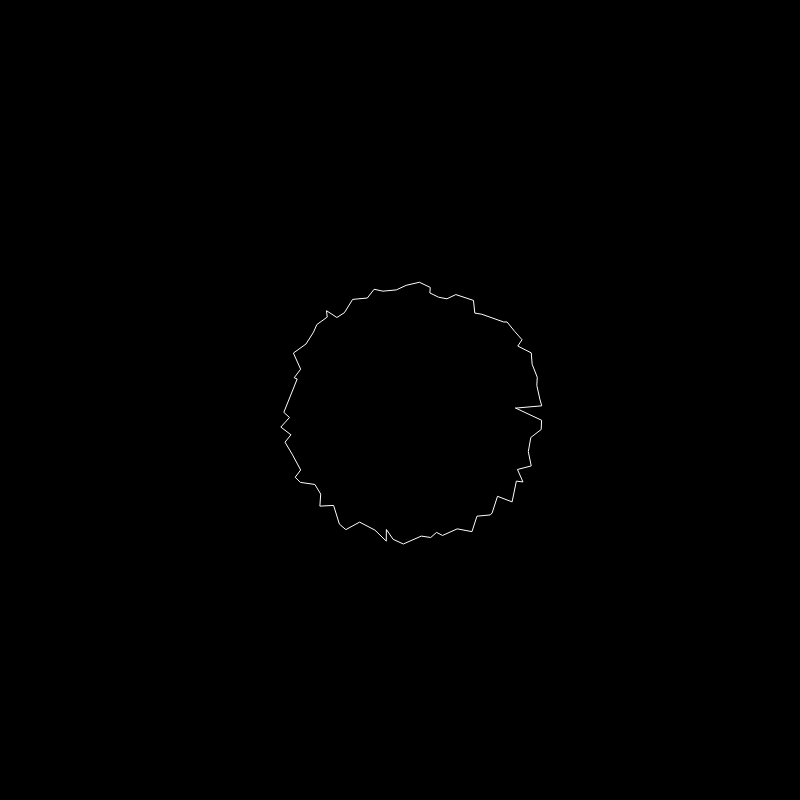
Frame 1 (no input)
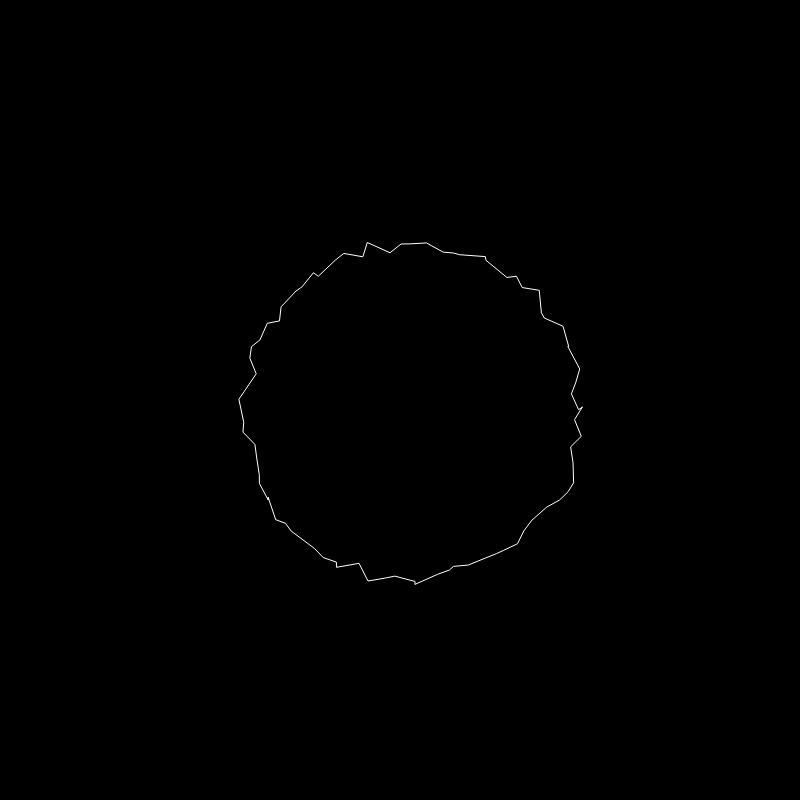
Frame 60 (no input)
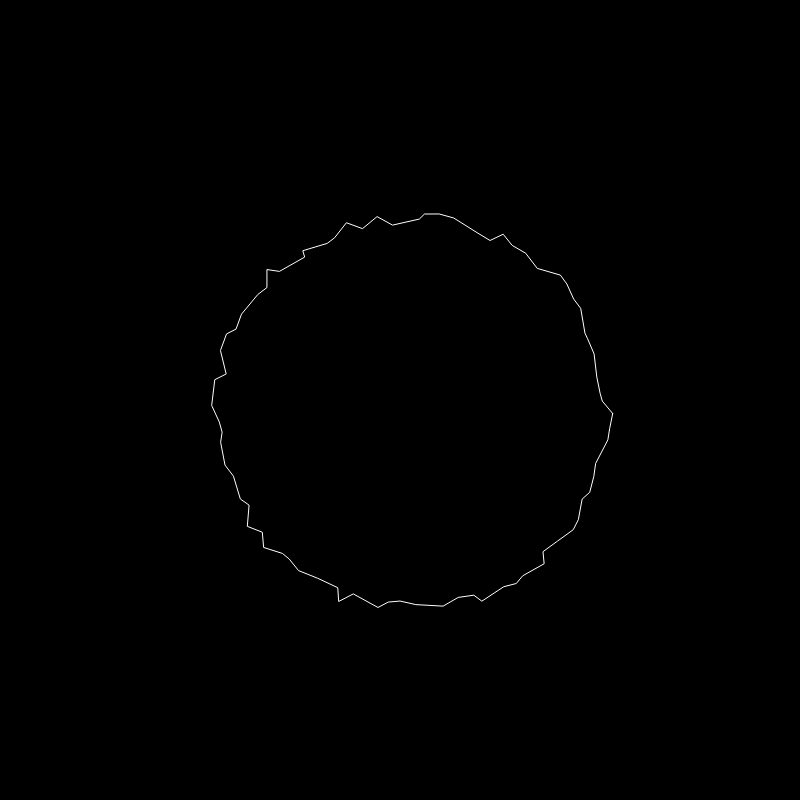
Frame 120 (the mouse pressed at the canvas centre since frame 60)

The p5.js sketch that drew these frames (run headless with seeded random() and noise() and a simulated clock; from frame 60 on, the mouse is pressed at the canvas centre):

// p5.js sketch
// ── sketch.js
let step = 0.08
let lineLength = 10
let w = 800
let h = 800
let r = 100
let x0 = w/2
let y0 = h/2


function setup() {
    createCanvas(w, h)
    background("black")
    stroke("white")
}

function draw() {
    background("black")

    noFill()

    beginShape()
    for (let t = 0; t <= 2 * PI; t += step) {
        
        let x = x0 + r * cos(t)
        let y = y0 + r * sin(t)
        
        x+=random(5,20)
        y+=random(5,20)
        //x+=map(noise(x,y),0,1,5,20)
        //y+=map(noise(x,y),0,1,5,20)

        r = map(sin(frameCount/100), -1,1, 50, 200)

        vertex(x,y)
    }
    endShape(CLOSE)


    //noLoop()
}
